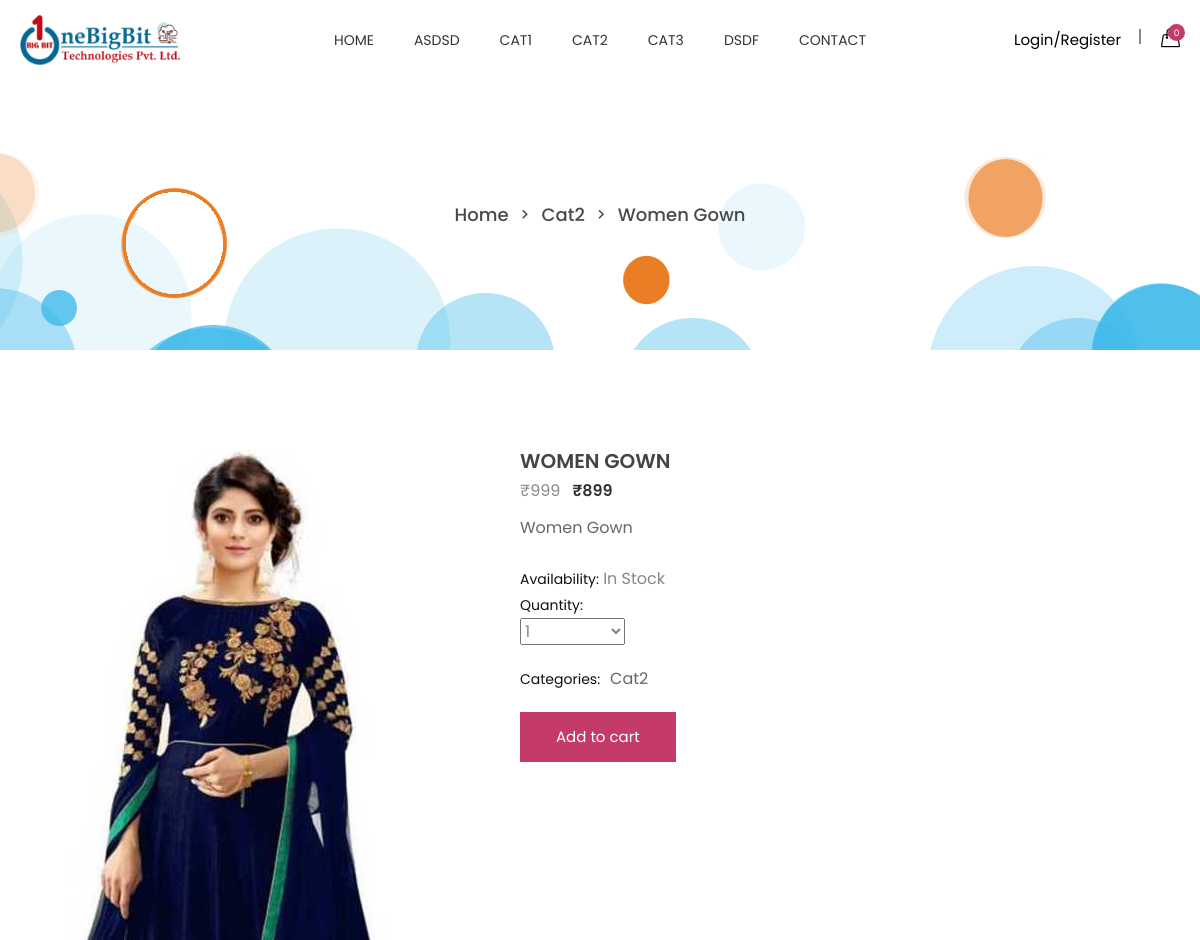
Before: /depricate-front-end/product.php?id=22 (upper part) with the older database file.
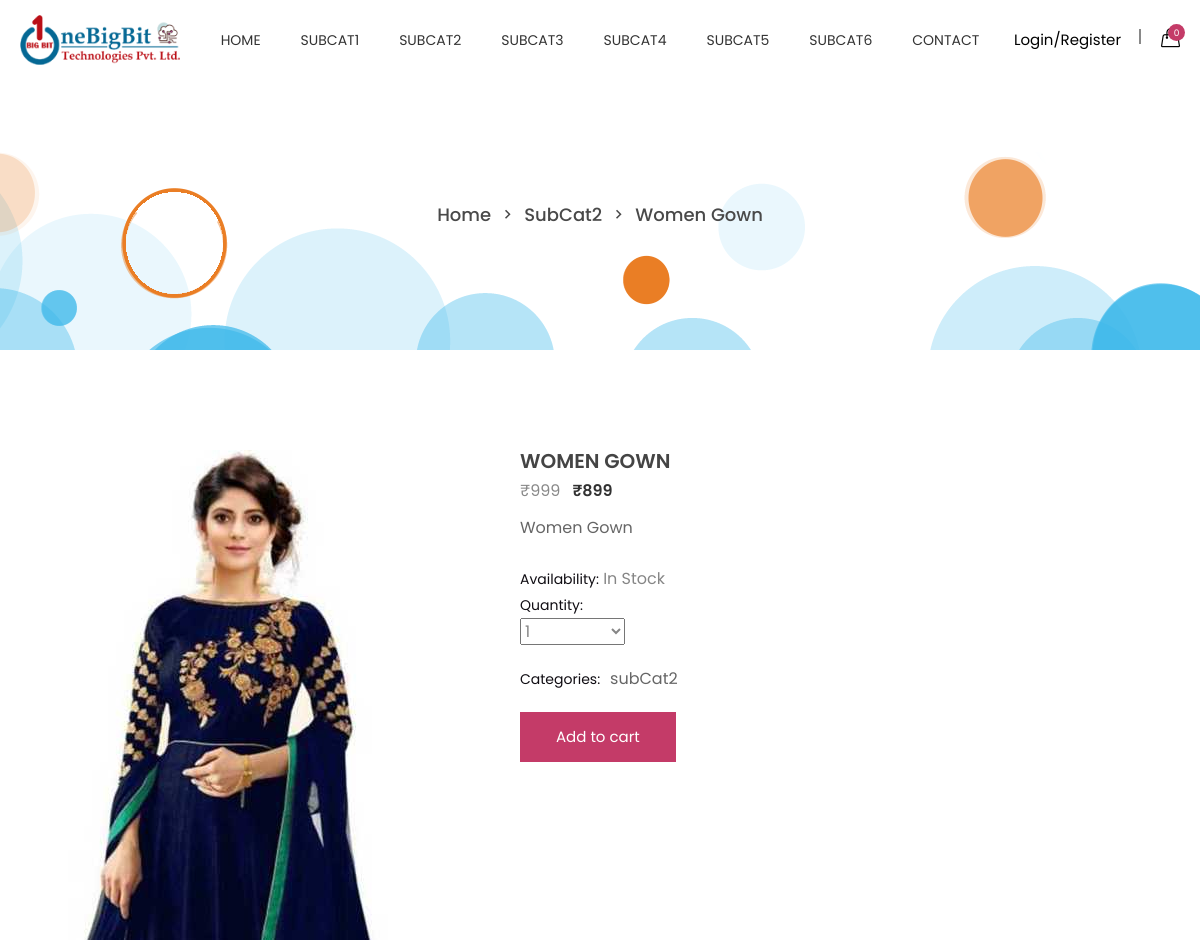
After: the same page with the newer database file.
### tables this page shows
CREATE TABLE `categories` (
  `id` int(11) NOT NULL,
  `super_categories_id` int(11) NOT NULL,
  `categories` varchar(255) NOT NULL,
  `status` tinyint(4) NOT NULL
);

CREATE TABLE `product` (
  `id` int(11) NOT NULL,
  `categories_id` int(11) NOT NULL,
  `name` varchar(255) NOT NULL,
  `mrp` float NOT NULL,
  `price` float NOT NULL,
  `qty` int(11) NOT NULL,
  `image` varchar(255) NOT NULL,
  `short_desc` varchar(2000) NOT NULL,
  `description` text NOT NULL,
  `meta_title` varchar(2000) NOT NULL,
  `meta_desc` varchar(2000) NOT NULL,
  `meta_keyword` varchar(2000) NOT NULL,
  `status` tinyint(4) NOT NULL
);

### depricate-front-end/includes/function.inc.php (called while the page is built, shortened)
<?php
function get_product($con, $limit = '', $cat_id = '', $product_id = '')
{
    $data = array();
    $sql = "SELECT product.*,categories.categories FROM product,categories WHERE product.status=1";
    if ($product_id != '') {
        $sql .= " AND product.id=$product_id";
    }
    $sql .= " AND product.categories_id=categories.id";
    $sql .= " ORDER BY product.id DESC";
    $res = mysqli_query($con, $sql);
    while ($row = mysqli_fetch_assoc($res)) {
        $data[] = $row;
    }
    return $data;
}

### depricate-front-end/product.php (the view, shortened to what the changed rows need)
<?php
require('includes/header.inc.php');
$product_id = mysqli_real_escape_string($con, $_GET['id']);
if ($product_id > 0) {
    $get_product = get_product($con, '', '', $product_id);
} else {
?>
    <script>
        window.location.href = 'index.php'
    </script>
<?php } ?>
<div class="ht__bradcaump__area" style="background: rgba(0, 0, 0, 0) url(media/banner.png) no-repeat scroll center center / cover ;">
    <div class="ht__bradcaump__wrap">
        <div class="container">
            <div class="row">
                <div class="col-xs-12">
                    <div class="bradcaump__inner">
                        <nav class="bradcaump-inner">
                            <a class="breadcrumb-item" href="index.php">Home</a>
                            <span class="brd-separetor"><i class="zmdi zmdi-chevron-right"></i></span>
                            <a class="breadcrumb-item" href="categories.php?id=<?php echo $get_product['0']['categories_id'] ?>"><?php echo $get_product['0']['categories'] ?></a>
                            <span class="brd-separetor"><i class="zmdi zmdi-chevron-right"></i></span>
                            <span class="breadcrumb-item active"><?php echo $get_product['0']['name'] ?></span>
                        </nav>
                    </div>
                </div>
            </div>
        </div>
    </div>
</div>
<section class="htc__product__details bg__white ptb--100">
    <div class="htc__product__details__top">
        <div class="container">
            <div class="row">
                <div class="col-md-5 col-lg-5 col-sm-12 col-xs-12">
                    <div class="htc__product__details__tab__content">
                        <div class="product__big__images">
                            <div class="portfolio-full-image tab-content">
                                <div role="tabpanel" class="tab-pane fade in active" id="img-tab-1">
                                    <img src="<?php echo "media/product/" . $get_product['0']['image'] ?>" alt="full-image">
                                </div>
                            </div>
                        </div>
                    </div>
                </div>
                <div class="col-md-7 col-lg-7 col-sm-12 col-xs-12 smt-40 xmt-40">
                    <div class="ht__product__dtl">
                        <h2><?php echo $get_product['0']['name'] ?></h2>
                        <ul class="pro__prize">
                            <li class="old__prize">₹<?php echo $get_product['0']['mrp'] ?></li>
                            <li>₹<?php echo $get_product['0']['price'] ?></li>
                        </ul>
                        <p class="pro__info"><?php echo $get_product['0']['short_desc'] ?></p>
                        <div class="ht__pro__desc">
                            <div class="sin__desc">
                            </div>
                            <div class="sin__desc">
                            </div>
                            <div class="sin__desc align--left">
                                <ul class="pro__cat__list">
                                    <li><a href="#"><?php echo $get_product['0']['categories'] ?></a></li>
                                </ul>
                            </div>
                            <a class="fr__btn" href="javascript:void(0)" onclick="manage_cart('<?php echo $get_product['0']['id'] ?>','add')">Add to cart</a>
                        </div>
                    </div>
                </div>
            </div>
        </div>
    </div>
    </div>
<?php
require('includes/footer.inc.php');
?>

### depricate-front-end/includes/header.inc.php (shortened to what the changed rows need)
<?php
require('connection.inc.php');
require('function.inc.php');
$cat_res = mysqli_query($con, "SELECT * FROM categories WHERE status=1 ORDER BY categories ASC");
$cat_arr = array();
while ($row = mysqli_fetch_assoc($cat_res)) {
    $cat_arr[] = $row;
}
?>
<!doctype html>
<html class="no-js" lang="en">
<head>
    <link rel="stylesheet" href="css/bootstrap.min.css">
    <link rel="stylesheet" href="css/owl.carousel.min.css">
    <link rel="stylesheet" href="css/owl.theme.default.min.css">
    <link rel="stylesheet" href="css/core.css">
    <link rel="stylesheet" href="css/shortcode/shortcodes.css">
    <link rel="stylesheet" href="css/style.css">
    <link rel="stylesheet" href="css/responsive.css">
    <link rel="stylesheet" href="css/custom.css">
</head>
<body>
    <div class="wrapper">
        <header id="htc__header" class="htc__header__area header--one">
            <div id="sticky-header-with-topbar" class="mainmenu__wrap sticky__header">
                <div class="container">
                    <div class="row">
                        <div class="menumenu__container clearfix">
                            <div class="col-md-7 col-lg-8 col-sm-5 col-xs-3">
                                <nav class="main__menu__nav hidden-xs hidden-sm">
                                    <ul class="main__menu">
                                        <?php
                                        foreach ($cat_arr as $list) {
                                        ?>
                                            <li><a href="categories.php?id=<?php echo $list['id'] ?>"><?php echo $list['categories'] ?></a></li>
                                        <?php
                                        }
                                        ?>
                                    </ul>
                                </nav>
                            </div>
                        </div>
                    </div>
                </div>
            </div>
        </header>

Changed rows visible on the page:
changed categories: categories "CAT1" → "SUBCAT1"
changed categories: categories "CAT2" → "SUBCAT2"
changed categories: categories "CAT3" → "SUBCAT3"
changed categories: categories "ASDSD" → "SUBCAT4"; moves down the list
changed categories: categories "DSDF" → "SUBCAT5"
added categories: categories "SUBCAT6"
changed through a linked row, product "WOMEN GOWN": categories.categories "Cat2" → "SubCat2"; categories.categories "Cat2" → "subCat2"
